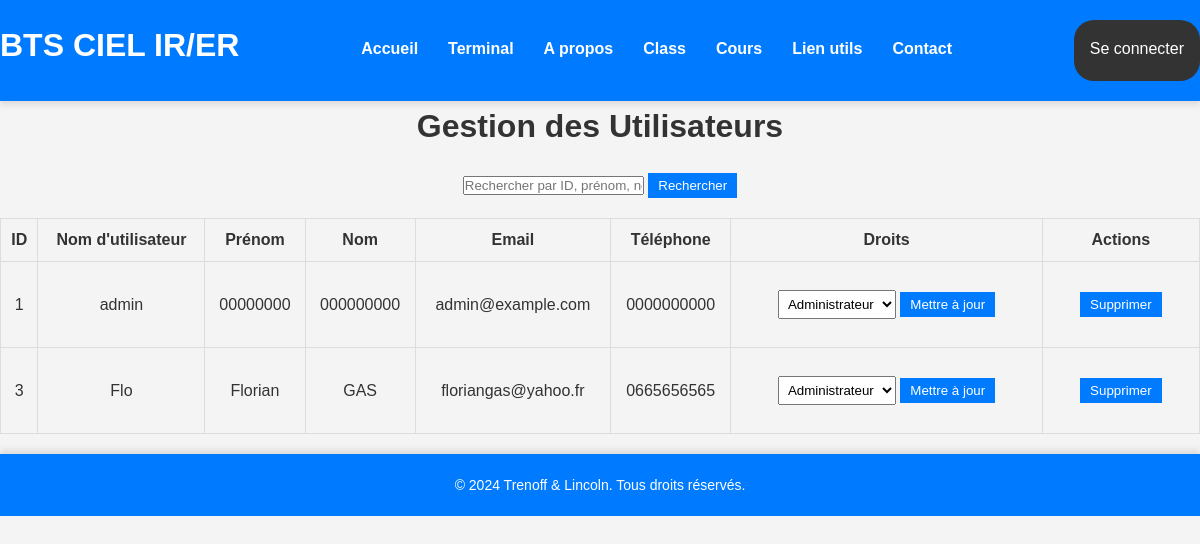
Screenshot of /admin/manage_users with the database file from the repository.
### webapp/py/config/model.py (models this page shows, shortened)
class User(db.Model):
    id = db.Column(db.Integer, primary_key=True, nullable=False)
    date = db.Column(db.Date, nullable=False)
    username = db.Column(db.String(255), nullable=False)
    firstname = db.Column(db.String(300), nullable=False)
    lastname = db.Column(db.String(300), nullable=False)
    mail = db.Column(db.String(50), nullable=False)
    password = db.Column(db.String(400), nullable=False)
    phoneNumber = db.Column(db.String(100), nullable=False)
    right = db.Column(db.String(100), nullable=False)

### webapp/admin.py (the view)
@administrator.route('/admin/manage_users', methods=['GET', 'POST'])
def manage_users():
    search_query = request.args.get('search', '')
    if search_query:
        users = User.query.filter(
            (User.id.ilike(f'%{search_query}%')) |
            (User.username.ilike(f'%{search_query}%')) |
            (User.firstname.ilike(f'%{search_query}%')) |
            (User.lastname.ilike(f'%{search_query}%'))
        ).all()
    else:
        users = User.query.all()
    return render_template('/users/manage_users.html', users=users)

### webapp/app.py (called while the page is built)
@app.context_processor
def inject_functions():
    return dict(what_day_month=what_day_month)

### webapp/templates/users/manage_users.html (shortened to what this page needs)
{% extends "base.html" %}
{% block content %}
<link rel="stylesheet" href="{{ url_for('static', filename='manage_users_style.css') }}">
<h1>Gestion des Utilisateurs</h1>
<form method="GET" action="{{ url_for('admin.manage_users') }}">
    <input type="text" name="search" placeholder="Rechercher par ID, prénom, nom ou pseudo" value="{{ request.args.get('search', '') }}">
    <button type="submit">Rechercher</button>
</form>
<table>
    <thead>
        <tr>
            <th>ID</th>
            <th>Nom d'utilisateur</th>
            <th>Prénom</th>
            <th>Nom</th>
            <th>Email</th>
            <th>Téléphone</th>
            <th>Droits</th>
            <th>Actions</th>
        </tr>
    </thead>
    <tbody>
        {% for user in users %}
        <tr>
            <td>{{ user.id }}</td>
            <td>{{ user.username }}</td>
            <td>{{ user.firstname }}</td>
            <td>{{ user.lastname }}</td>
            <td>{{ user.mail }}</td>
            <td>{{ user.phoneNumber }}</td>
            <td>
                <form method="POST" action="{{ url_for('admin.update_user', id=user.id) }}">
                    <select name="right">
                        <option value="admin" {% if user.right == 'admin' %}selected{% endif %}>Administrateur</option>
                    </select>
                    <button type="submit">Mettre à jour</button>
                </form>
            </td>
            <td>
                <form method="POST" action="{{ url_for('admin.delete_user', id=user.id) }}">
                    <button type="submit" onclick="return confirm('Êtes-vous sûr de vouloir supprimer cet utilisateur ?')">Supprimer</button>
                </form>
            </td>
        </tr>
        {% endfor %}
    </tbody>
</table>
{% endblock %}

### webapp/static/base_style.css (style rules this page uses)
* { margin: 0; padding: 0; box-sizing: border-box; font-family: 'Arial', sans-serif; }
body { line-height: 1.6; background: #f4f4f4; color: #333; }

### webapp/static/manage_users_style.css (style rules this page uses)
main h1 { text-align: center; }
main form { margin: 20px; text-align: center; }
main table { width: 100%; border-collapse: collapse; margin: 20px 0; }
main table, th, td { border: 1px solid #ddd; }
main th, td { padding: 8px; text-align: center; }
main th { background-color: #f4f4f4; }
main button { padding: 5px 10px; border: none; color: white; background-color: #007bff; cursor: pointer; }
main select { padding: 5px; }

### rows the page displays
User: id "1", username "admin", firstname "00000000", lastname "000000000", mail "admin@example.com", phoneNumber "0000000000", right "Administrateur"
User: id "3", username "Flo", firstname "Florian", lastname "GAS", mail "floriangas@yahoo.fr", phoneNumber "0665656565", right "Administrateur"
